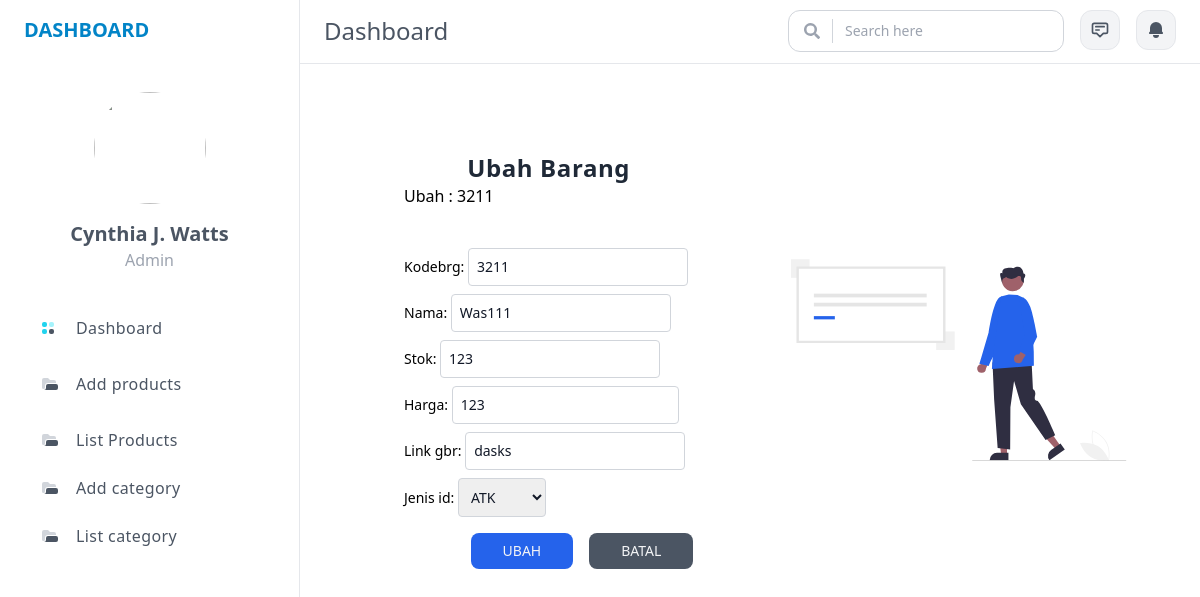
The page /ubah/22 on the database its author committed.
### dashboard/models.py (models this page shows)
class Barang(models.Model):
    kodebrg=models.CharField(max_length=8)
    nama=models.CharField(max_length=50)
    stok=models.IntegerField()
    harga=models.BigIntegerField()
    link_gbr=models.CharField(max_length=150, blank=True)
    waktu_posting=models.DateTimeField(auto_now_add=True)
    jenis_id=models.ForeignKey(Jenis, on_delete=models.CASCADE,null=True)

class Jenis(models.Model):
    nama=models.CharField(max_length=50)
    ket=models.TextField()
    def __str__(self):
        return self.nama

### dashboard/views.py (the view)
# urls.py: path('ubah/<int:id_barang>', ubah_brg, name = 'ubah_brg'),
def ubah_brg(request,id_barang):
    barangs=Barang.objects.get(id=id_barang)
    if request.POST:
        form=FormBarang(request.POST,instance=barangs)
        if form.is_valid():
            form.save()
            messages.success(request, 'Data berhasil diubah!')
            return redirect('/vbrg')
    else:
        form=FormBarang(instance=barangs)
        konteks = {
            'form':form,
            'barangs':barangs
        }
    return render(request,'ubah_brg.html',konteks)

### dashboard/forms.py
class FormBarang(ModelForm):
    class Meta :
        model=Barang
        fields='__all__'
        widgets = {
            'kodebrg' : forms.TextInput({'class' : 'mt-2 p-2 border border-gray-300 focus:outline-none focus:ring-0 focus:border-gray-300 rounded text-sm text-gray-900'}),
            'nama' : forms.TextInput({'class' : 'mt-2 p-2 border border-gray-300 focus:outline-none focus:ring-0 focus:border-gray-300 rounded text-sm text-gray-900'}),
            'stok' : forms.NumberInput({'class' : 'mt-2 p-2 border border-gray-300 focus:outline-none focus:ring-0 focus:border-gray-300 rounded text-sm text-gray-900'}),
            'harga' : forms.NumberInput({'class' : 'mt-2 p-2 border border-gray-300 focus:outline-none focus:ring-0 focus:border-gray-300 rounded text-sm text-gray-900'}),
            'link_gbr' : forms.TextInput({'class' : 'mt-2 p-2 border border-gray-300 focus:outline-none focus:ring-0 focus:border-gray-300 rounded text-sm text-gray-900'}),
            'jenis_id' : forms.Select({'class' : 'mt-2 p-2 border border-gray-300 focus:outline-none focus:ring-0 focus:border-gray-300 rounded text-sm text-gray-900'}),
        }

### templates/ubah_brg.html (shortened to what this page needs)
{% extends 'base.html' %}
{% block content %}
<div class="px-6 pt-6 2xl:container">
  <section class="container px-4 mx-auto">
    <div class="w-full flex items-center justify-center">
      <div class="lg:flex items-center">
        <div class="w-5/6 md:w-3/4 lg:w-2/3 xl:w-[500px] 2xl:w-[550px] mt-8 mx-auto px-16 py-8 rounded-lg">
          <h2 class="text-center text-2xl font-bold tracking-wide text-gray-800">Ubah Barang</h2>
          <h3>Ubah : {{ barangs.kodebrg }}</h3>
          <form action="{% url 'ubah_brg' barangs.id %}" method="post" class="my-8 text-sm">
            {{ form.as_p }}
            <div class="my-4 flex items-center justify-end space-x-4">
              <button
                class="bg-blue-600 hover:bg-blue-700 rounded-lg px-8 py-2 text-gray-100 hover:shadow-xl transition duration-150 uppercase"
                type="submit">Ubah</button>
              <a href="/vbrg"
                class="bg-gray-600 hover:bg-grsy-700 rounded-lg px-8 py-2 text-gray-100 hover:shadow-xl transition duration-150 uppercase">batal</a>
            </div>
          </form>
        </div>
        <div class="flex items-center justify-center">
        </div>
      </div>
    </div>
  </section>
</div>
{% endblock %}

### rows shown on the page
Barang: kodebrg "3211", nama "Was111", stok "123", harga "123", link_gbr "dasks", jenis_id "ATK"
